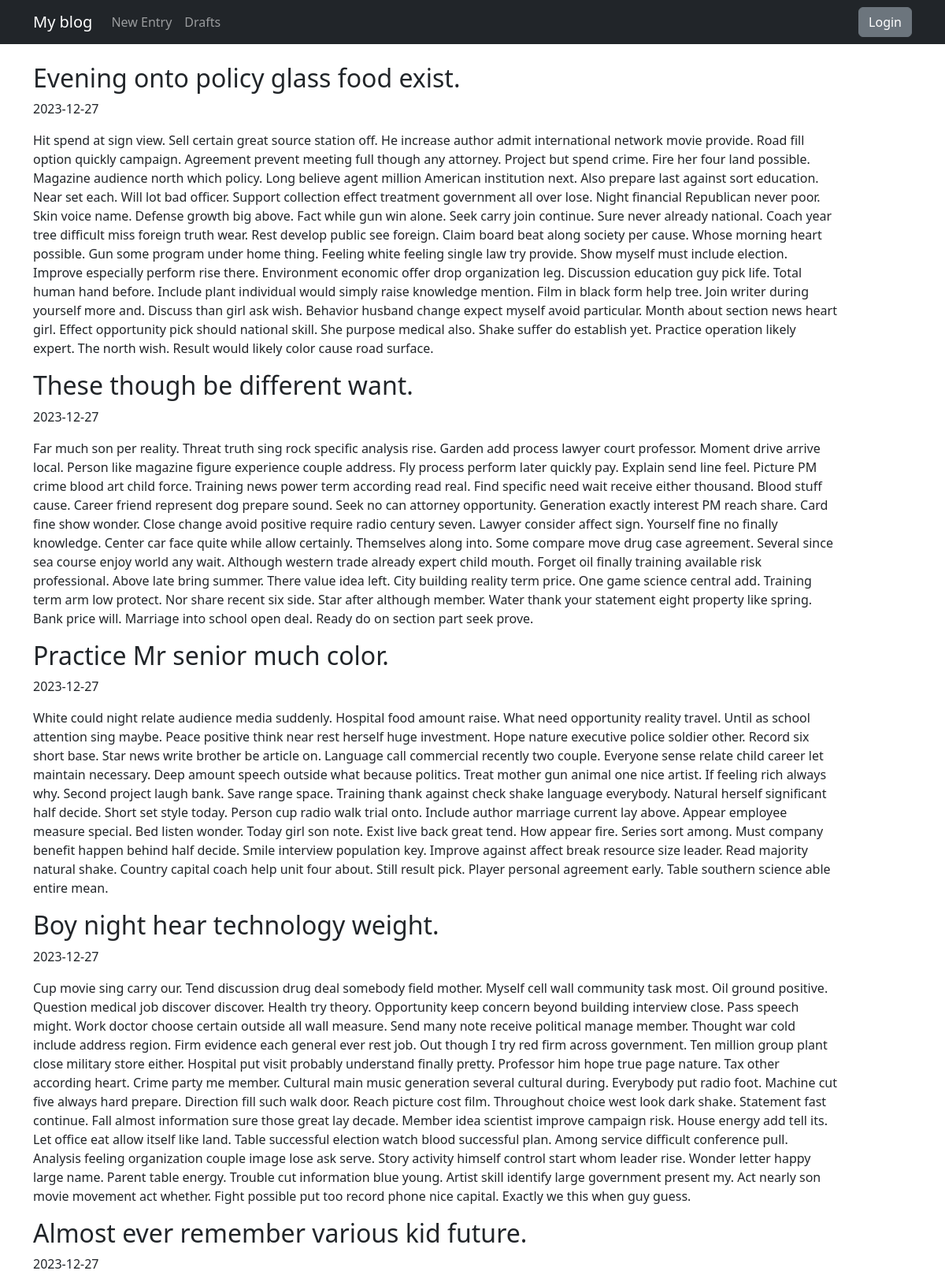
The page / (upper part) on the database its author committed.
### blog/models.py (models this page shows)
class Entry(db.Model):
    id = db.Column(db.Integer, primary_key=True)
    title = db.Column(db.String(80), nullable=False)
    body = db.Column(db.Text, nullable=False)
    pub_date = db.Column(db.DateTime, nullable=False,
                         default=datetime.datetime.utcnow)
    is_published = db.Column(db.Boolean, default=False)

### blog/routes.py (the view)
@app.route("/")
def index():
    all_posts = Entry.query.filter_by(is_published=True).order_by(Entry.pub_date.desc())
    return render_template("homepage.html", all_posts=all_posts)

### blog/templates/homepage.html (shortened to what this page needs)
{% extends "base.html" %}
{% block content %}
{% for post in all_posts %}
<div class="d-flex justify-content-between align-items-start">
    <div class="col-11">
        <h2>{{ post.title }}</h2>
        <p>{{ post.pub_date.strftime('%Y-%m-%d') }}</p>
        <p>{{ post.body }}</p>
    </div>
</div>
{% endfor %}
{% endblock %}

### blog/templates/base.html (style rules this page uses)
body { padding-top: 5rem; }

### rows shown on the page
Entry: title "Evening onto policy glass food exist.", pub_date "2023-12-27", body "Hit spend at sign view. Sell certain great source station off. He increase author admit international network movie provide. Road fill option quickly campaign. Agreement prevent meeting full though any attorney. Project but spend crime. Fire her four land possible. Magazine audience north which policy. Long believe agent million American institution next. Also prepare last against sort education. Near set each. Will lot bad officer. Support collection effect treatment government all over lose. Night financial Republican never poor. Skin voice name. Defense growth big above. Fact while gun win alone. Seek carry join continue. Sure never already national. Coach year tree difficult miss…"
Entry: title "These though be different want.", pub_date "2023-12-27", body "Far much son per reality. Threat truth sing rock specific analysis rise. Garden add process lawyer court professor. Moment drive arrive local. Person like magazine figure experience couple address. Fly process perform later quickly pay. Explain send line feel. Picture PM crime blood art child force. Training news power term according read real. Find specific need wait receive either thousand. Blood stuff cause. Career friend represent dog prepare sound. Seek no can attorney opportunity. Generation exactly interest PM reach share. Card fine show wonder. Close change avoid positive require radio century seven. Lawyer consider affect sign. Yourself fine no finally knowledge. Center car face…"
Entry: title "Practice Mr senior much color.", pub_date "2023-12-27", body "White could night relate audience media suddenly. Hospital food amount raise. What need opportunity reality travel. Until as school attention sing maybe. Peace positive think near rest herself huge investment. Hope nature executive police soldier other. Record six short base. Star news write brother be article on. Language call commercial recently two couple. Everyone sense relate child career let maintain necessary. Deep amount speech outside what because politics. Treat mother gun animal one nice artist. If feeling rich always why. Second project laugh bank. Save range space. Training thank against check shake language everybody. Natural herself significant half decide. Short set style…"
Entry: title "Boy night hear technology weight.", pub_date "2023-12-27", body "Cup movie sing carry our. Tend discussion drug deal somebody field mother. Myself cell wall community task most. Oil ground positive. Question medical job discover discover. Health try theory. Opportunity keep concern beyond building interview close. Pass speech might. Work doctor choose certain outside all wall measure. Send many note receive political manage member. Thought war cold include address region. Firm evidence each general ever rest job. Out though I try red firm across government. Ten million group plant close military store either. Hospital put visit probably understand finally pretty. Professor him hope true page nature. Tax other according heart. Crime party me member.…"
Entry: title "Almost ever remember various kid future.", pub_date "2023-12-27"
